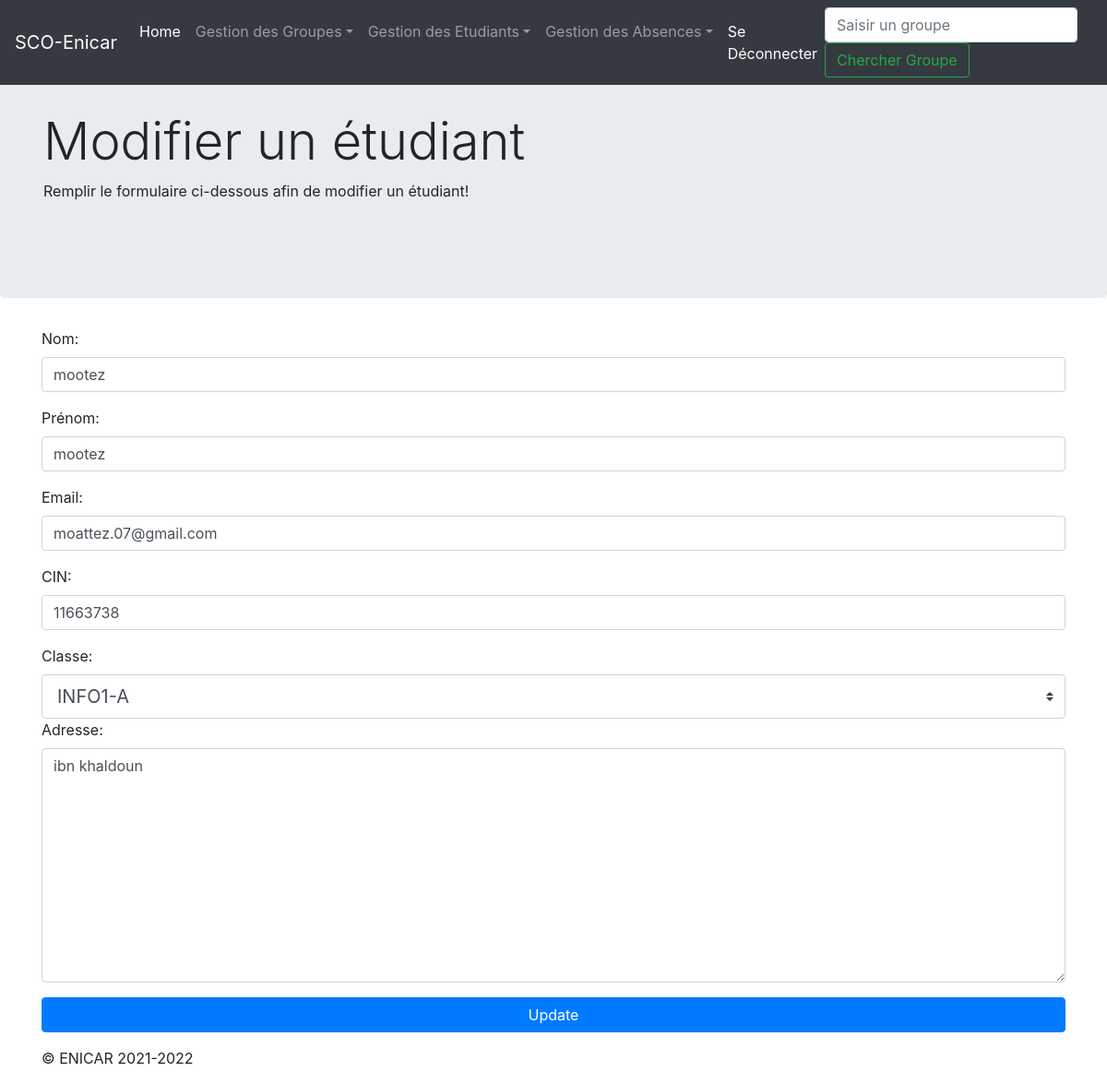
Screenshot of /update.php?updatecin=11663738 (signed in) with the database file from the repository.
### tables this page shows
CREATE TABLE `etudiant` (
  `cin` int(11) NOT NULL,
  `email` varchar(25) DEFAULT NULL,
  `nom` varchar(10) DEFAULT NULL,
  `prenom` varchar(10) DEFAULT NULL,
  `adresse` varchar(100) DEFAULT NULL,
  `groupeID` int(11) DEFAULT NULL
);

### update.php (the view, shortened to what this page needs)
<?php
  include("./auth-php-mysql/connexion.php");
  $cin=$_GET['updatecin'];
  $req="SELECT * FROM etudiant where cin=$cin";
  $reponse = $pdo->query($req);
  $row = $reponse ->fetch(PDO::FETCH_ASSOC);
    $nom=$row['nom'];
    $prenom=$row['prenom'];
    $email=$row['email'];
    $cin=$row['cin'];
    $adresse=$row['adresse'];
   ?>
<!DOCTYPE html>
<html lang="en">
<head>
<link href="./assets/dist/css/bootstrap.min.css" rel="stylesheet">
    <link href="./assets/jumbotron.css" rel="stylesheet">
</head>
<body>
    <nav class="navbar navbar-expand-md navbar-dark fixed-top bg-dark">
        <a class="navbar-brand" href="#">SCO-Enicar</a>
        <div class="collapse navbar-collapse" id="navbarsExampleDefault">
          <ul class="navbar-nav mr-auto">
            <li class="nav-item active">
              <a class="nav-link" href="index.php">Home <span class="sr-only">(current)</span></a>
            </li>
            <li class="nav-item dropdown">
              <a class="nav-link dropdown-toggle" href="index.php" id="dropdown01" data-toggle="dropdown" aria-expanded="false">Gestion des Groupes</a>
            </li>
            <li class="nav-item dropdown">
              <a class="nav-link dropdown-toggle" href="#" id="dropdown01" data-toggle="dropdown" aria-expanded="false">Gestion des Etudiants</a>
            </li>
            <li class="nav-item dropdown">
              <a class="nav-link dropdown-toggle" href="#" id="dropdown01" data-toggle="dropdown" aria-expanded="false">Gestion des Absences</a>
            </li>
            <li class="nav-item active">
              <a class="nav-link" href="./auth-php-mysql/deconnexion.php">Se Déconnecter <span class="sr-only">(current)</span></a>
            </li>
          </ul>
          <form class="form-inline my-2 my-lg-0">
            <input class="form-control mr-sm-2" type="text" placeholder="Saisir un groupe" aria-label="Chercher un groupe">
            <button class="btn btn-outline-success my-2 my-sm-0" type="submit">Chercher Groupe</button>
          </form>
        </div>
      </nav>
<main role="main">
        <div class="jumbotron">
            <div class="container">
              <h1 class="display-4">Modifier un étudiant</h1>
              <p>Remplir le formulaire ci-dessous afin de modifier un étudiant!</p>
              <br>
            </div>
          </div>
<div class="container">
 <form id="myform" method="POST" action="">
     <div class="form-group">
     <label for="nom">Nom:</label><br>
     <input type="text" id="nom" name="nom" class="form-control" required autofocus value=<?php echo $nom;?> >
    </div>
     <div class="form-group">
     <label for="prenom">Prénom:</label><br>
     <input type="text" id="prenom" name="prenom" class="form-control" required  value=<?php echo $prenom;?> >
    </div>
     <div class="form-group">
        <label for="email">Email:</label><br>
        <input type="email" id="email" name="email" class="form-control" required value=<?php echo $email;?> >
       </div>
     <div class="form-group">
     <label for="cin">CIN:</label><br>
     <input type="text" id="cin" name="cin"  class="form-control"   required pattern="[0-9]{8}" title="8 chiffres" value=<?php echo $cin;?>>
    </div>
     <div class="form-group">
     <label for="classe">Classe:</label><br>
     <?php
      $req="SELECT * FROM  groupe ";
      $groupe=$pdo->query($req);
      echo "<select id='classe' name='classe' class='custom-select custom-select-sm custom-select-lg'>";
      while(($row = $groupe->fetch(PDO::FETCH_ASSOC))){
      echo" <option value='".$row['id']."'>".$row['nomGroupe']."</option>";
  }
  echo"</select>";
  ?>
     <div class="form-group">
     <label for="adresse">Adresse:</label><br>
     <textarea id="adresse" name="adresse" rows="10" cols="30" class="form-control" required ><?php echo $adresse;?>
     </textarea>
    </div>
     <button  type="submit" class="btn btn-primary btn-block"  name="update" onclick="ajouter()" >Update</button>
 </form>
</div>
</main>
<footer class="container">
    <p>&copy; ENICAR 2021-2022</p>
  </footer>
</body>
</html>

### rows the page displays
etudiant: nom "mootez", prenom "mootez", email "moattez.07@gmail.com", cin "11663738", adresse "ibn khaldoun"

### other values shown
form field classe "INFO1-A"
